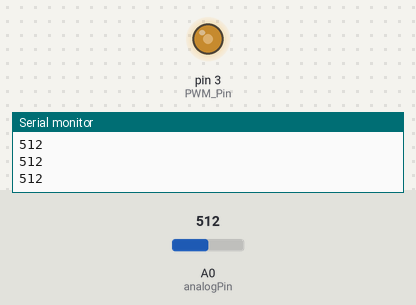
Simulated run of this sketch. Board: Arduino Uno, built with avr-gcc and run on an emulated ATmega328P. Shown: output pins drawn as LEDs (lit = HIGH), the last lines printed to the serial monitor. The inputs (shaded band) are chosen by the test bench; at power-on: A0 (analogPin) = 512.

Above: at 1.3 s.
1.4 s: A0 (analogPin) set to 716
At 2.4 s:
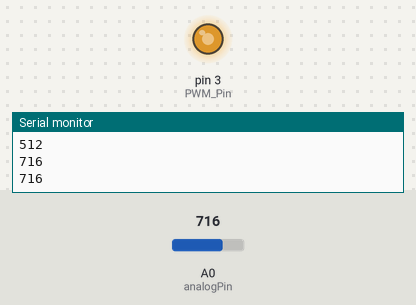
3.0 s: A0 (analogPin) set to 900
At 3.5 s:
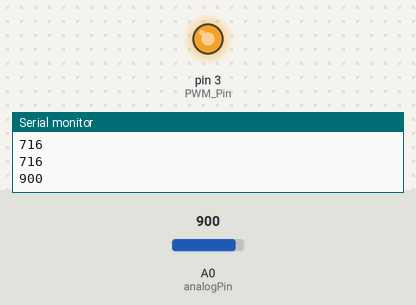
4.5 s: A0 (analogPin) set to 122
At 5.7 s:
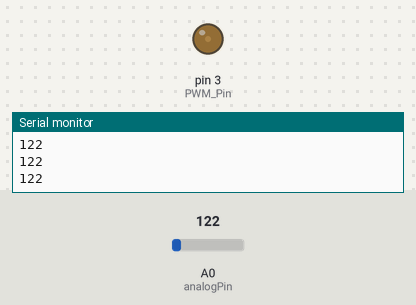
6.0 s: A0 (analogPin) set to 0
At 7.1 s:
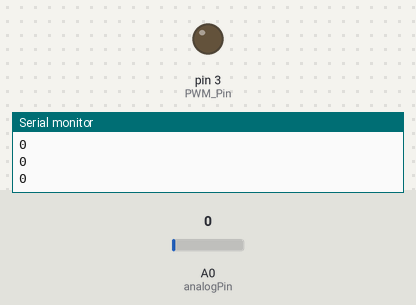
Timing chart, 0 to 8.5 s (numbered marks = the images above; inputs shaded):
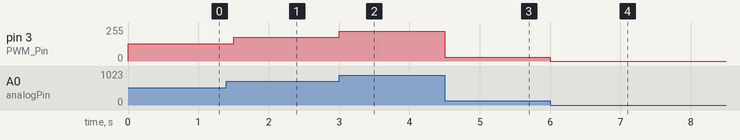

The sketch:

ArduinoPWM.ino
```cpp
// PWM Pins R3, UNO: 3, 5, 6, 9, 10, 11
int PWM_Pin = 3;
int analogPin  = A0;

void setup() {
  Serial.begin(9600);
  pinMode(PWM_Pin, OUTPUT);
  pinMode(analogPin, INPUT);
  //analogWriteResolution(8);
}

void loop() {
  int Potiwert = analogRead(analogPin);
  Serial.println(Potiwert);
  // analogRead values go from 0 to 1023, analogWrite values from 0 to 255
  analogWrite(PWM_Pin,Potiwert/4);
  delay(500);
}
```

Measured:
- after the input at 1.4 s, pin 3 (PWM_Pin): 128/255 → 179/255 after 0.10 s
- after the input at 3.0 s, pin 3 (PWM_Pin): 179/255 → 225/255 at once
- after the input at 4.5 s, pin 3 (PWM_Pin): 225/255 → 30/255 at once
- after the input at 6.0 s, pin 3 (PWM_Pin): 30/255 → 0/255 at once
